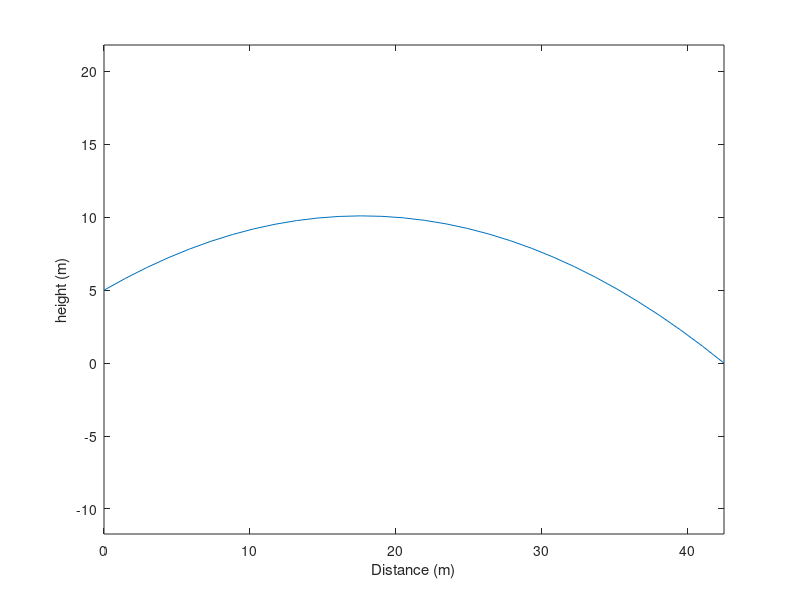

Write MATLAB code to recreate this figure.
%projectile
g=9.81;   % kgm/s
y0=5;     % m
x0=0;     % m
v=20;     % m/s
alpha=30; % degrees

b = v*sin(pi*(alpha/180));
a = -g/2;
c = y0;

t1 = (-b-sqrt(b^2-4*a*c))/(2*a); %in seconds

t = linspace(0,t1,30);

range = v*cos(pi*(alpha/180))*t;

vx = v*cos(pi*(alpha/180));
vy = v*sin(pi*(alpha/180));
x = vx*t+x0;
y = -(g/2)*t.^2+vy*t+y0
plot(x,y)
axis equal
xlabel('Distance (m)')
ylabel('height (m)')





